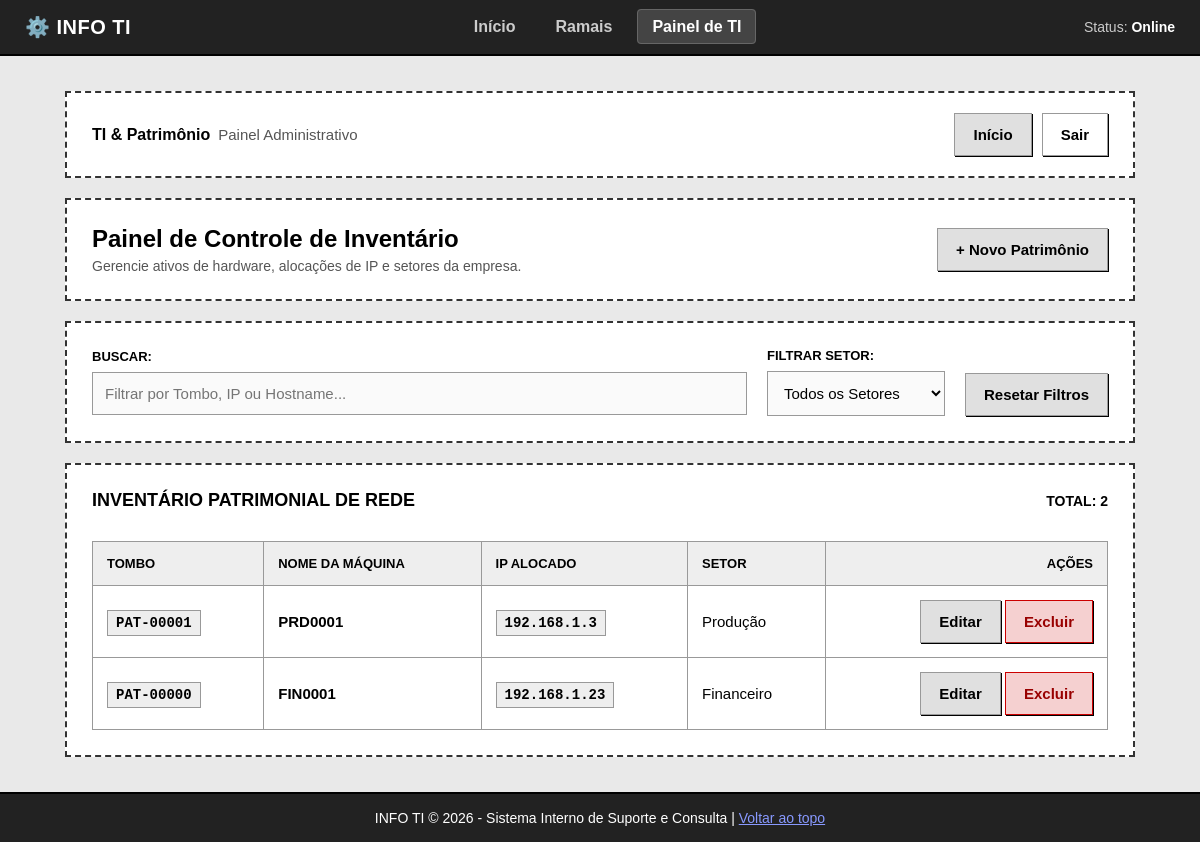
Page /painel/ (signed in) on the earlier database version.
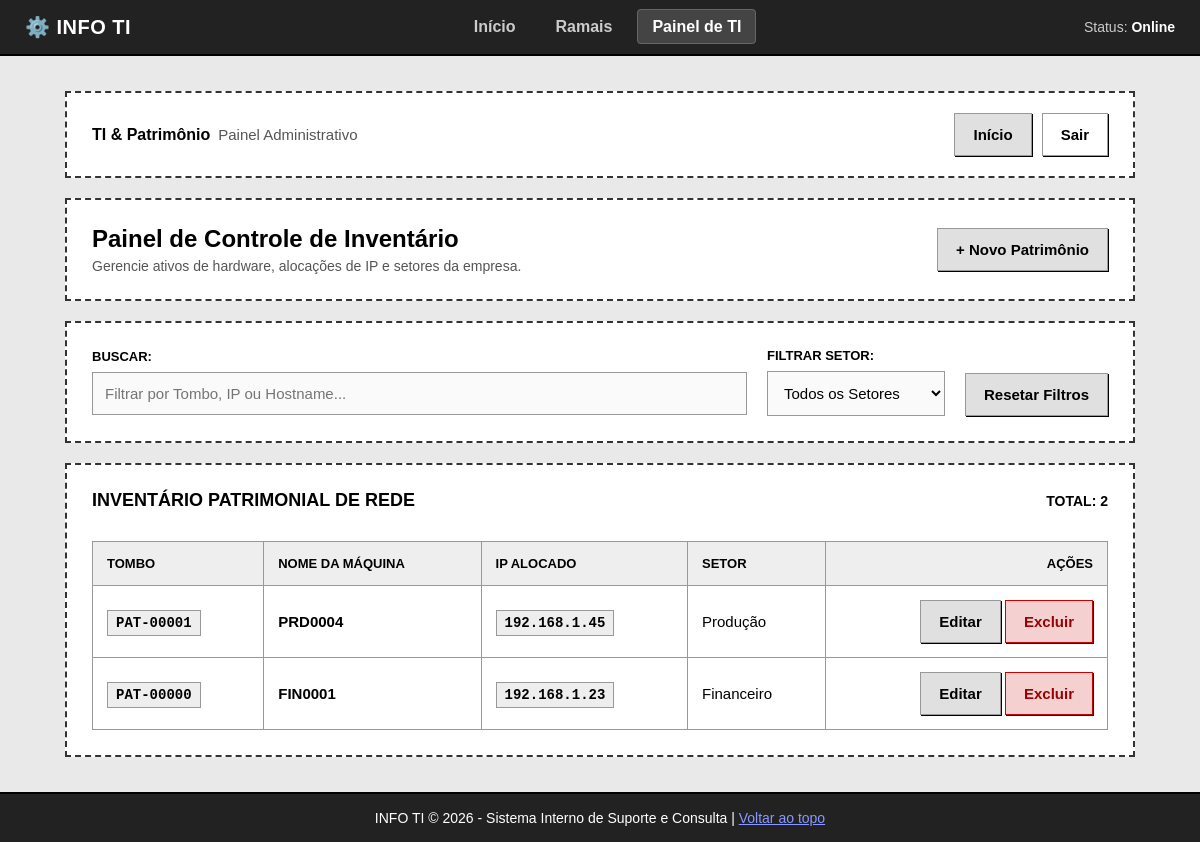
Same page on the later database version.
### core/models.py (models this page shows, shortened)
class Equipamento(models.Model):
    tombo = models.CharField(max_length=6, unique=True, verbose_name="Tombo")
    nome_maquina = models.CharField(max_length=100, unique=True, verbose_name="Nome da Máquina")
    ip_alocado = models.IntegerField(blank=True, null=True, verbose_name="IP Alocado (Final)")
    setor = models.CharField(max_length=50, blank=True, verbose_name="Setor")

### core/views.py (the view, shortened to what this page needs)
# urls.py: path('painel/', views.painel_ti_view, name='painel_ti'),
@login_required(login_url='login_ti')
def painel_ti_view(request):
    erro = None
    context = {
        'equipamentos': Equipamento.objects.all().order_by('-id'),
        'erro': erro
    }
    return render(request, 'core/painel.html', context)

### core/templates/core/painel.html (shortened to what this page needs)
<!DOCTYPE html>
<html lang="pt-BR">
<head>
</head>
<body id="topo">
  <nav class="navbar">
    <div class="logo">⚙️ INFO TI</div>
    <ul>
      <li><a href="{% url 'index' %}">Início</a></li>
      <li><a href="{% url 'ramais' %}">Ramais</a></li>
      <li><a href="{% url 'login_ti' %}" class="active">Painel de TI</a></li>
    </ul>
    <div class="user-info">
      Status: <span>Online</span>
    </div>
  </nav>
  <div class="wireframe-container">
    <div class="card-header">
      <div>
        <strong style="font-size: 16px;">TI & Patrimônio</strong><span style="font-size: 15px; color: #555; margin-left: 8px;">Painel Administrativo</span>
      </div>
      <div class="header-right">
        <a href="{% url 'index' %}" class="btn">Início</a>
        <a href="{% url 'login_ti' %}" class="btn" style="background-color: #fff;">Sair</a>
      </div>
    </div>
    <div class="card-bloco">
      <div style="display: flex; justify-content: space-between; align-items: center; flex-wrap: wrap; gap: 15px;">
        <div>
          <h2 style="font-size: 24px; margin-bottom: 5px;">Painel de Controle de Inventário</h2>
          <p style="font-size: 14px; color: #555;">Gerencie ativos de hardware, alocações de IP e setores da empresa.</p>
        </div>
        <button type="button" id="btn-toggle-novo" onclick="toggleFormularioCadastro()">+ Novo Patrimônio</button>
      </div>
    </div>
    <div class="card-bloco">
      <div class="filtros-bar">
        <div class="busca-box form-group">
          <label for="filtro-busca">Buscar:</label>
          <input id="filtro-busca" onkeyup="filtrarInventario()" placeholder="Filtrar por Tombo, IP ou Hostname..." type="text">
        </div>
        <div class="form-group">
          <label for="filtro-setor">Filtrar Setor:</label>
          <select id="filtro-setor" onchange="filtrarInventario()">
            <option value="TODOS">Todos os Setores</option>
          </select>
        </div>
        <div style="align-self: flex-end;">
          <button type="button" onclick="resetFiltros()">Resetar Filtros</button>
        </div>
      </div>
    </div>
    <div class="card-bloco">
      <div style="display: flex; justify-content: space-between; align-items: center;">
        <div class="card-title" style="border: none; padding: 0;">
          Inventário Patrimonial de Rede
        </div>
        <span id="contador-linhas" style="font-size: 14px; font-weight: bold;">TOTAL: {{ equipamentos|length }}</span>
      </div>
      <table id="tabela-inventario">
        <thead>
          <tr>
            <th>Tombo</th>
            <th>Nome da Máquina</th>
            <th>IP Alocado</th>
            <th>Setor</th>
            <th class="text-right">Ações</th>
          </tr>
        </thead>
        <tbody id="inventario-body">
          {% for eq in equipamentos %}
          <tr>
            <td>
              <span class="tag-code">PAT-{{ eq.tombo }}</span>
            </td>
            <td><strong>{{ eq.nome_maquina }}</strong></td>
            <td>
              <span class="tag-code">192.168.1.{{ eq.ip_alocado }}</span>
            </td>
            <td>{{ eq.setor }}</td>
            <td class="text-right">
              <a href="{% url 'editar_patrimonio' eq.id %}" class="btn">Editar</a>
              <a href="{% url 'excluir_patrimonio' eq.id %}" class="btn btn-danger" onclick="return confirm('Tem certeza que deseja excluir?')">Excluir</a>
            </td>
          </tr>
          {% empty %}
          <tr>
            <td colspan="5" style="text-align: center; color: #666; padding: 20px;">Nenhum equipamento cadastrado no banco de dados.</td>
          </tr>
          {% endfor %}
        </tbody>
      </table>
    </div>
  </div>
  <footer class="footer">
    INFO TI © 2026 - Sistema Interno de Suporte e Consulta | <a href="{% url 'index' %}">Voltar ao topo</a>
  </footer>
</body>
</html>

Differences in the rows shown:
removed Equipamento: tombo "00001", nome_maquina "PRD0001", ip_alocado "3", setor "Produção"
added Equipamento: tombo "00001", nome_maquina "PRD0004", ip_alocado "45", setor "Produção"
